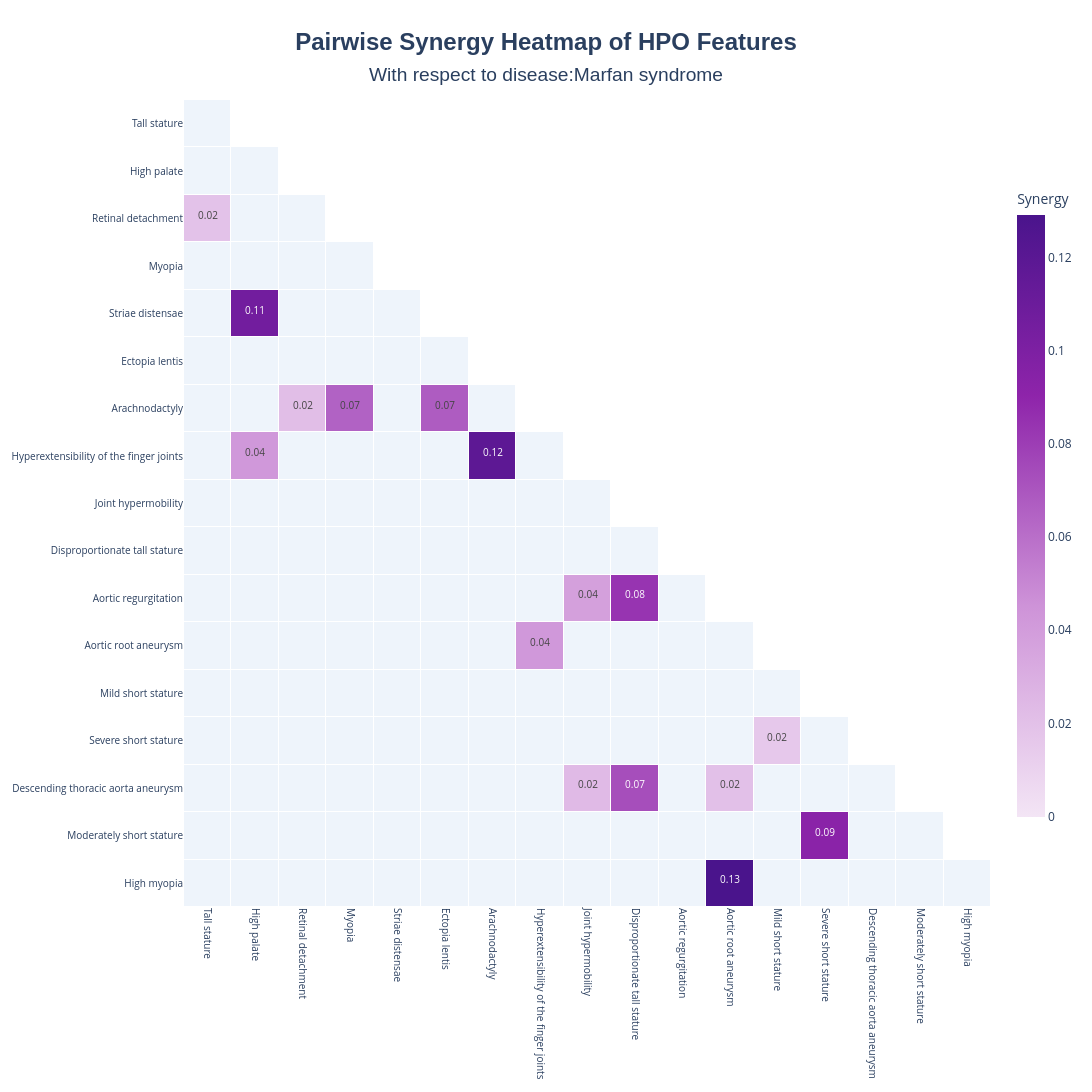

Notebook code cell kept with this figure:
### Code cell
results_disease.plot_synergy_heatmap()

### Figure 1 — Plotly figure (JSON) as saved in the notebook; plotly's stock layout.template omitted (floating-point values rounded to 4 significant figures; data arrays with more than 128 entries replaced by an {"elided": "..."} marker saying what was removed)
{"data": [{"colorscale": [[0, "#eef4fb"], [1, "#eef4fb"]], "hoverinfo": "skip", "showscale": false, "type": "heatmap", "x": ["Tall stature", "High palate", "Retinal detachment", "Myopia", "Striae distensae", "Ectopia lentis", "Arachnodactyly", "Hyperextensibility of the finger joints", "Joint hypermobility", "Disproportionate tall stature", "Aortic regurgitation", "Aortic root aneurysm", "Mild short stature", "Severe short stature", "Descending thoracic aorta aneurysm", "Moderately short stature", "High myopia"], "xgap": 1, "y": ["Tall stature", "High palate", "Retinal detachment", "Myopia", "Striae distensae", "Ectopia lentis", "Arachnodactyly", "Hyperextensibility of the finger joints", "Joint hypermobility", "Disproportionate tall stature", "Aortic regurgitation", "Aortic root aneurysm", "Mild short stature", "Severe short stature", "Descending thoracic aorta aneurysm", "Moderately short stature", "High myopia"], "ygap": 1, "z": {"elided": "17x17 int values"}}, {"colorbar": {"len": 0.8, "thickness": 28, "title": {"text": "Synergy"}}, "colorscale": [[0, "#f3e5f5"], [0.35, "#ce93d8"], [0.7, "#8e24aa"], [1, "#4a148c"]], "hoverinfo": "text", "hovertext": {"elided": "17x17 str values"}, "text": {"elided": "17x17 str values"}, "texttemplate": "<span style='font-size:10px'>%{text}</span>", "type": "heatmap", "x": ["Tall stature", "High palate", "Retinal detachment", "Myopia", "Striae distensae", "Ectopia lentis", "Arachnodactyly", "Hyperextensibility of the finger joints", "Joint hypermobility", "Disproportionate tall stature", "Aortic regurgitation", "Aortic root aneurysm", "Mild short stature", "Severe short stature", "Descending thoracic aorta aneurysm", "Moderately short stature", "High myopia"], "xgap": 1, "y": ["Tall stature", "High palate", "Retinal detachment", "Myopia", "Striae distensae", "Ectopia lentis", "Arachnodactyly", "Hyperextensibility of the finger joints", "Joint hypermobility", "Disproportionate tall stature", "Aortic regurgitation", "Aortic root aneurysm", "Mild short stature", "Severe short stature", "Descending thoracic aorta aneurysm", "Moderately short stature", "High myopia"], "ygap": 1, "z": {"elided": "17x17 float values"}, "zmax": 0.1292, "zmid": 0, "zmin": 0}], "layout": {"height": 1470, "paper_bgcolor": "white", "plot_bgcolor": "white", "title": {"font": {"family": "Arial", "size": 24}, "text": "<b>Pairwise Synergy Heatmap of HPO Features</b><br><span style='font-size:0.8em'>With respect to disease:Marfan syndrome</span>", "x": 0.5, "xanchor": "center", "yanchor": "top"}, "width": 1470, "xaxis": {"tickangle": 90, "tickfont": {"size": 10}}, "yaxis": {"autorange": "reversed", "scaleanchor": "x", "scaleratio": 1, "tickfont": {"size": 10}}}}
